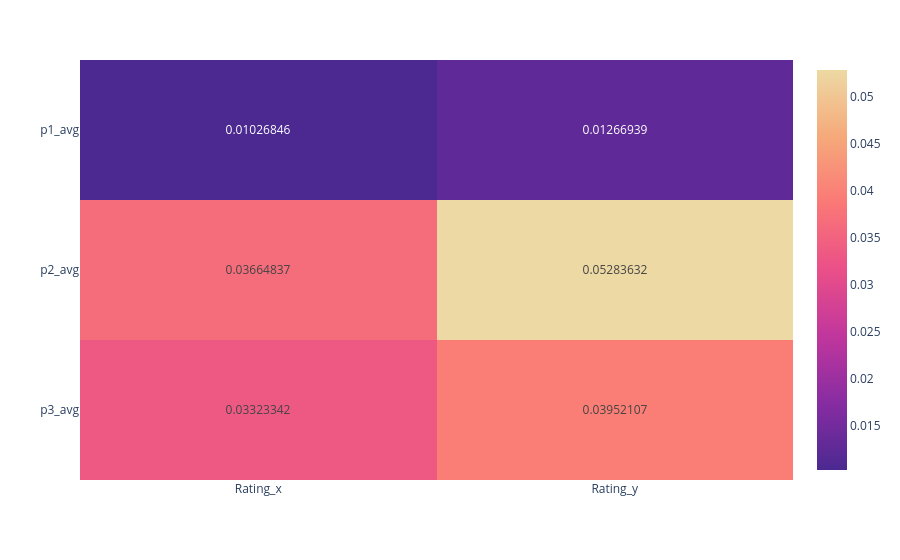

Notebook code for this chart:
### Code cell
fig_r

### Figure 1 — Plotly figure (JSON) as saved in the notebook; plotly's stock layout.template omitted (floating-point values rounded to 4 significant figures)
{"data": [{"coloraxis": "coloraxis", "hovertemplate": "x: %{x}<br>y: %{y}<br>color: %{z}<extra></extra>", "name": "0", "texttemplate": "%{z}", "type": "heatmap", "x": ["Rating_x", "Rating_y"], "xaxis": "x", "y": ["p1_avg", "p2_avg", "p3_avg"], "yaxis": "y", "z": [[0.01027, 0.01267], [0.03665, 0.05284], [0.03323, 0.03952]]}], "layout": {"coloraxis": {"colorscale": [[0, "rgb(75, 41, 145)"], [0.1667, "rgb(135, 44, 162)"], [0.3333, "rgb(192, 54, 157)"], [0.5, "rgb(234, 79, 136)"], [0.6667, "rgb(250, 120, 118)"], [0.8333, "rgb(246, 169, 122)"], [1, "rgb(237, 217, 163)"]]}, "margin": {"t": 60}, "xaxis": {"anchor": "y", "domain": [0, 1]}, "yaxis": {"anchor": "x", "autorange": "reversed", "domain": [0, 1]}}}
